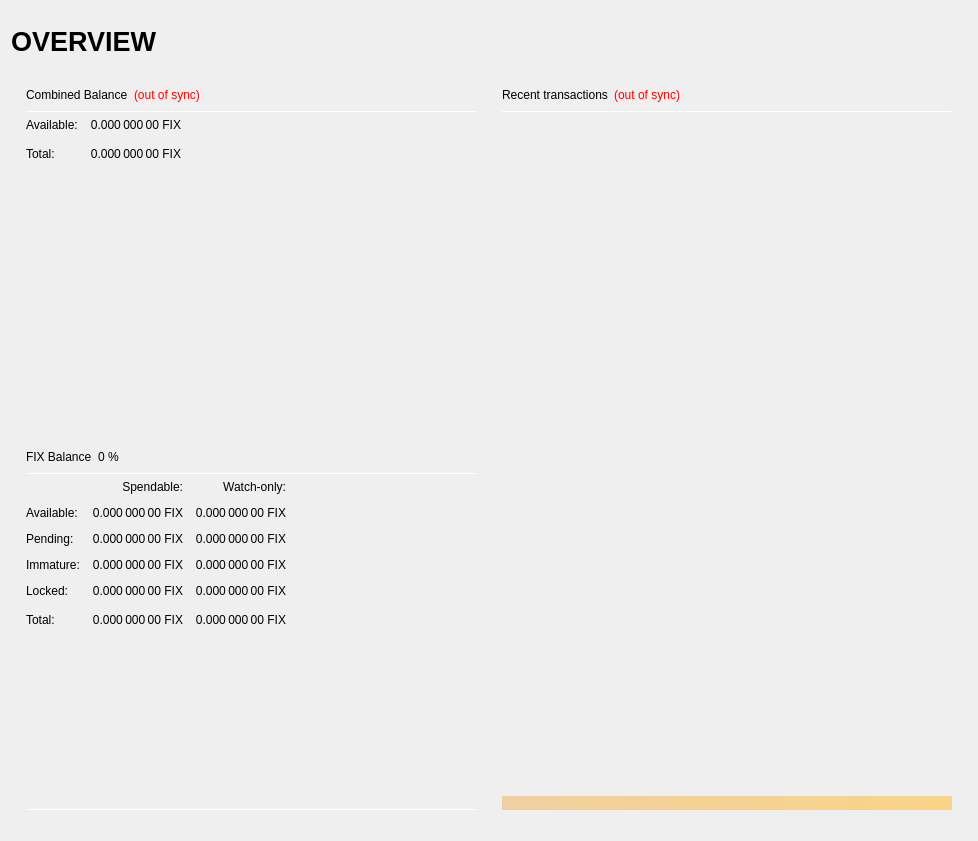
<?xml version="1.0" encoding="UTF-8"?>
<ui version="4.0">
 <class>OverviewPage</class>
 <widget class="QWidget" name="OverviewPage">
  <property name="geometry">
   <rect>
    <x>0</x>
    <y>0</y>
    <width>978</width>
    <height>841</height>
   </rect>
  </property>
  <property name="windowTitle">
   <string>Form</string>
  </property>
  <layout class="QVBoxLayout" name="topLayout" stretch="0">
   <item>
    <widget class="QFrame" name="frame_BG">
     <property name="minimumSize">
      <size>
       <width>850</width>
       <height>610</height>
      </size>
     </property>
     <property name="maximumSize">
      <size>
       <width>16777215</width>
       <height>16777215</height>
      </size>
     </property>
     <layout class="QVBoxLayout" name="verticalLayout_3" stretch="0">
      <property name="leftMargin">
       <number>0</number>
      </property>
      <property name="topMargin">
       <number>0</number>
      </property>
      <property name="rightMargin">
       <number>0</number>
      </property>
      <property name="bottomMargin">
       <number>6</number>
      </property>
      <item>
       <layout class="QVBoxLayout" name="verticalLayout_Master" stretch="0,1">
        <property name="spacing">
         <number>0</number>
        </property>
        <item>
         <widget class="QFrame" name="frame_Header">
          <layout class="QVBoxLayout" name="verticalLayout_Header" stretch="0">
           <property name="leftMargin">
            <number>0</number>
           </property>
           <property name="topMargin">
            <number>0</number>
           </property>
           <property name="rightMargin">
            <number>0</number>
           </property>
           <property name="bottomMargin">
            <number>0</number>
           </property>
           <item>
            <layout class="QHBoxLayout" name="horizontalLayout_Header" stretch="1,0,1">
             <property name="spacing">
              <number>6</number>
             </property>
             <item>
              <widget class="QLabel" name="labelOverviewHeaderLeft">
               <property name="minimumSize">
                <size>
                 <width>464</width>
                 <height>60</height>
                </size>
               </property>
               <property name="maximumSize">
                <size>
                 <width>16777215</width>
                 <height>60</height>
                </size>
               </property>
               <property name="font">
                <font>
                 <pointsize>20</pointsize>
                 <weight>75</weight>
                 <bold>true</bold>
                </font>
               </property>
               <property name="text">
                <string>OVERVIEW</string>
               </property>
               <property name="alignment">
                <set>Qt::AlignLeading|Qt::AlignLeft|Qt::AlignVCenter</set>
               </property>
               <property name="margin">
                <number>5</number>
               </property>
              </widget>
             </item>
             <item>
              <spacer name="horizontalSpacer_Header">
               <property name="orientation">
                <enum>Qt::Horizontal</enum>
               </property>
               <property name="sizeHint" stdset="0">
                <size>
                 <width>40</width>
                 <height>20</height>
                </size>
               </property>
              </spacer>
             </item>
             <item>
              <widget class="QLabel" name="labelOverviewHeaderRight">
               <property name="minimumSize">
                <size>
                 <width>464</width>
                 <height>60</height>
                </size>
               </property>
               <property name="maximumSize">
                <size>
                 <width>16777215</width>
                 <height>60</height>
                </size>
               </property>
               <property name="font">
                <font>
                 <pointsize>14</pointsize>
                </font>
               </property>
               <property name="text">
                <string/>
               </property>
               <property name="alignment">
                <set>Qt::AlignRight|Qt::AlignTrailing|Qt::AlignVCenter</set>
               </property>
              </widget>
             </item>
            </layout>
           </item>
          </layout>
         </widget>
        </item>
        <item>
         <widget class="QFrame" name="frame_Content">
          <layout class="QVBoxLayout" name="verticalLayout_Content">
           <property name="leftMargin">
            <number>6</number>
           </property>
           <property name="topMargin">
            <number>5</number>
           </property>
           <property name="rightMargin">
            <number>6</number>
           </property>
           <property name="bottomMargin">
            <number>5</number>
           </property>
           <item>
            <layout class="QHBoxLayout" name="horizontalLayout_Content" stretch="1,1">
             <property name="spacing">
              <number>6</number>
             </property>
             <item>
              <layout class="QVBoxLayout" name="verticalLayout_left" stretch="1">
               <item>
                <widget class="QFrame" name="frameObfuscation">
                 <property name="minimumSize">
                  <size>
                   <width>0</width>
                   <height>0</height>
                  </size>
                 </property>
                 <layout class="QVBoxLayout" name="verticalLayout" stretch="0,0,0">
                  <property name="leftMargin">
                   <number>0</number>
                  </property>
                  <property name="topMargin">
                   <number>0</number>
                  </property>
                  <property name="rightMargin">
                   <number>0</number>
                  </property>
                  <property name="bottomMargin">
                   <number>0</number>
                  </property>
                  <item>
                   <widget class="QFrame" name="frame_CombinedBalances">
                    <property name="minimumSize">
                     <size>
                      <width>470</width>
                      <height>0</height>
                     </size>
                    </property>
                    <layout class="QVBoxLayout" name="verticalLayout_5">
                     <item>
                      <layout class="QHBoxLayout" name="horizontalLayout_5" stretch="0,0,0">
                       <item>
                        <widget class="QLabel" name="label_5z">
                         <property name="minimumSize">
                          <size>
                           <width>0</width>
                           <height>20</height>
                          </size>
                         </property>
                         <property name="font">
                          <font>
                           <weight>50</weight>
                           <italic>false</italic>
                           <bold>false</bold>
                          </font>
                         </property>
                         <property name="toolTip">
                          <string>Combined Balance (including unconfirmed and immature coins)</string>
                         </property>
                         <property name="text">
                          <string>Combined Balance</string>
                         </property>
                        </widget>
                       </item>
                       <item>
                        <widget class="QLabel" name="labelWalletStatus">
                         <property name="cursor">
                          <cursorShape>WhatsThisCursor</cursorShape>
                         </property>
                         <property name="toolTip">
                          <string>The displayed information may be out of date. Your wallet automatically synchronizes with the FIX network after a connection is established, but this process has not completed yet.</string>
                         </property>
                         <property name="styleSheet">
                          <string notr="true">QLabel { color: red; }</string>
                         </property>
                         <property name="text">
                          <string notr="true">(out of sync)</string>
                         </property>
                         <property name="alignment">
                          <set>Qt::AlignLeading|Qt::AlignLeft|Qt::AlignVCenter</set>
                         </property>
                        </widget>
                       </item>
                       <item>
                        <spacer name="horizontalSpacer_1">
                         <property name="orientation">
                          <enum>Qt::Horizontal</enum>
                         </property>
                         <property name="sizeHint" stdset="0">
                          <size>
                           <width>40</width>
                           <height>20</height>
                          </size>
                         </property>
                        </spacer>
                       </item>
                      </layout>
                     </item>
                     <item>
                      <widget class="Line" name="line_CombinedBalance">
                       <property name="minimumSize">
                        <size>
                         <width>0</width>
                         <height>1</height>
                        </size>
                       </property>
                       <property name="maximumSize">
                        <size>
                         <width>16777215</width>
                         <height>1</height>
                        </size>
                       </property>
                       <property name="orientation">
                        <enum>Qt::Horizontal</enum>
                       </property>
                      </widget>
                     </item>
                     <item>
                      <layout class="QGridLayout" name="gridLayout_3">
                       <property name="spacing">
                        <number>12</number>
                       </property>
                       <item row="1" column="0">
                        <widget class="QLabel" name="labelBalanceTextz">
                         <property name="text">
                          <string>Available:</string>
                         </property>
                        </widget>
                       </item>
                       <item row="1" column="1">
                        <widget class="QLabel" name="labelBalancez">
                         <property name="font">
                          <font>
                           <weight>50</weight>
                           <italic>false</italic>
                           <bold>false</bold>
                          </font>
                         </property>
                         <property name="cursor">
                          <cursorShape>IBeamCursor</cursorShape>
                         </property>
                         <property name="toolTip">
                          <string>Your current spendable balance</string>
                         </property>
                         <property name="text">
                          <string notr="true">0.000 000 00 FIX</string>
                         </property>
                         <property name="alignment">
                          <set>Qt::AlignRight|Qt::AlignTrailing|Qt::AlignVCenter</set>
                         </property>
                         <property name="textInteractionFlags">
                          <set>Qt::LinksAccessibleByMouse|Qt::TextSelectableByKeyboard|Qt::TextSelectableByMouse</set>
                         </property>
                        </widget>
                       </item>
                       <item row="2" column="0">
                        <widget class="QLabel" name="labelTotalTextz">
                         <property name="text">
                          <string>Total:</string>
                         </property>
                        </widget>
                       </item>
                       <item row="2" column="1">
                        <widget class="QLabel" name="labelTotalz">
                         <property name="font">
                          <font>
                           <weight>50</weight>
                           <italic>false</italic>
                           <bold>false</bold>
                          </font>
                         </property>
                         <property name="cursor">
                          <cursorShape>IBeamCursor</cursorShape>
                         </property>
                         <property name="toolTip">
                          <string>Total Balance, including all unavailable coins.</string>
                         </property>
                         <property name="text">
                          <string notr="true">0.000 000 00 FIX</string>
                         </property>
                         <property name="alignment">
                          <set>Qt::AlignRight|Qt::AlignTrailing|Qt::AlignVCenter</set>
                         </property>
                         <property name="textInteractionFlags">
                          <set>Qt::LinksAccessibleByMouse|Qt::TextSelectableByKeyboard|Qt::TextSelectableByMouse</set>
                         </property>
                        </widget>
                       </item>
                       <item row="2" column="3">
                        <spacer name="horizontalSpacer_2">
                         <property name="orientation">
                          <enum>Qt::Horizontal</enum>
                         </property>
                         <property name="sizeHint" stdset="0">
                          <size>
                           <width>40</width>
                           <height>20</height>
                          </size>
                         </property>
                        </spacer>
                       </item>
                      </layout>
                     </item>
                     <item>
                      <spacer name="verticalSpacer_1">
                       <property name="orientation">
                        <enum>Qt::Vertical</enum>
                       </property>
                       <property name="sizeHint" stdset="0">
                        <size>
                         <width>20</width>
                         <height>40</height>
                        </size>
                       </property>
                      </spacer>
                     </item>
                    </layout>
                   </widget>
                  </item>
                  <item>
                   <widget class="QFrame" name="frame_Balances">
                    <layout class="QVBoxLayout" name="verticalLayout_4">
                     <item>
                      <layout class="QHBoxLayout" name="horizontalLayout_4">
                       <item>
                        <widget class="QLabel" name="label_5">
                         <property name="minimumSize">
                          <size>
                           <width>0</width>
                           <height>20</height>
                          </size>
                         </property>
                         <property name="font">
                          <font>
                           <weight>50</weight>
                           <italic>false</italic>
                           <bold>false</bold>
                          </font>
                         </property>
                         <property name="text">
                          <string>FIX Balance</string>
                         </property>
                        </widget>
                       </item>
                       <item>
                        <widget class="QLabel" name="labelFIXPercent">
                         <property name="text">
                          <string notr="true">0 %</string>
                         </property>
                        </widget>
                       </item>
                       <item>
                        <spacer name="horizontalSpacer_3">
                         <property name="orientation">
                          <enum>Qt::Horizontal</enum>
                         </property>
                         <property name="sizeHint" stdset="0">
                          <size>
                           <width>40</width>
                           <height>20</height>
                          </size>
                         </property>
                        </spacer>
                       </item>
                      </layout>
                     </item>
                     <item>
                      <widget class="Line" name="line_Balance">
                       <property name="minimumSize">
                        <size>
                         <width>0</width>
                         <height>1</height>
                        </size>
                       </property>
                       <property name="maximumSize">
                        <size>
                         <width>16777215</width>
                         <height>1</height>
                        </size>
                       </property>
                       <property name="orientation">
                        <enum>Qt::Horizontal</enum>
                       </property>
                      </widget>
                     </item>
                     <item>
                      <layout class="QGridLayout" name="gridLayout">
                       <property name="spacing">
                        <number>12</number>
                       </property>
                       <item row="0" column="1">
                        <widget class="QLabel" name="labelSpendable">
                         <property name="text">
                          <string>Spendable:</string>
                         </property>
                         <property name="alignment">
                          <set>Qt::AlignRight|Qt::AlignTrailing|Qt::AlignVCenter</set>
                         </property>
                        </widget>
                       </item>
                       <item row="0" column="2">
                        <widget class="QLabel" name="labelWatchonly">
                         <property name="text">
                          <string>Watch-only:</string>
                         </property>
                         <property name="alignment">
                          <set>Qt::AlignRight|Qt::AlignTrailing|Qt::AlignVCenter</set>
                         </property>
                        </widget>
                       </item>
                       <item row="1" column="0">
                        <widget class="QLabel" name="labelBalanceText">
                         <property name="text">
                          <string>Available:</string>
                         </property>
                        </widget>
                       </item>
                       <item row="1" column="1">
                        <widget class="QLabel" name="labelBalance">
                         <property name="font">
                          <font>
                           <weight>50</weight>
                           <italic>false</italic>
                           <bold>false</bold>
                          </font>
                         </property>
                         <property name="cursor">
                          <cursorShape>IBeamCursor</cursorShape>
                         </property>
                         <property name="toolTip">
                          <string>Your current spendable balance</string>
                         </property>
                         <property name="text">
                          <string notr="true">0.000 000 00 FIX</string>
                         </property>
                         <property name="alignment">
                          <set>Qt::AlignRight|Qt::AlignTrailing|Qt::AlignVCenter</set>
                         </property>
                         <property name="textInteractionFlags">
                          <set>Qt::LinksAccessibleByMouse|Qt::TextSelectableByKeyboard|Qt::TextSelectableByMouse</set>
                         </property>
                        </widget>
                       </item>
                       <item row="1" column="2">
                        <widget class="QLabel" name="labelWatchAvailable">
                         <property name="font">
                          <font>
                           <weight>50</weight>
                           <italic>false</italic>
                           <bold>false</bold>
                          </font>
                         </property>
                         <property name="cursor">
                          <cursorShape>IBeamCursor</cursorShape>
                         </property>
                         <property name="toolTip">
                          <string>Your current balance in watch-only addresses</string>
                         </property>
                         <property name="text">
                          <string notr="true">0.000 000 00 FIX</string>
                         </property>
                         <property name="alignment">
                          <set>Qt::AlignRight|Qt::AlignTrailing|Qt::AlignVCenter</set>
                         </property>
                         <property name="textInteractionFlags">
                          <set>Qt::LinksAccessibleByMouse|Qt::TextSelectableByKeyboard|Qt::TextSelectableByMouse</set>
                         </property>
                        </widget>
                       </item>
                       <item row="2" column="0">
                        <widget class="QLabel" name="labelPendingText">
                         <property name="text">
                          <string>Pending:</string>
                         </property>
                        </widget>
                       </item>
                       <item row="2" column="1">
                        <widget class="QLabel" name="labelUnconfirmed">
                         <property name="font">
                          <font>
                           <weight>50</weight>
                           <italic>false</italic>
                           <bold>false</bold>
                          </font>
                         </property>
                         <property name="cursor">
                          <cursorShape>IBeamCursor</cursorShape>
                         </property>
                         <property name="toolTip">
                          <string>Total of transactions that have yet to be confirmed, and do not yet count toward the spendable balance</string>
                         </property>
                         <property name="text">
                          <string notr="true">0.000 000 00 FIX</string>
                         </property>
                         <property name="alignment">
                          <set>Qt::AlignRight|Qt::AlignTrailing|Qt::AlignVCenter</set>
                         </property>
                         <property name="textInteractionFlags">
                          <set>Qt::LinksAccessibleByMouse|Qt::TextSelectableByKeyboard|Qt::TextSelectableByMouse</set>
                         </property>
                        </widget>
                       </item>
                       <item row="2" column="2">
                        <widget class="QLabel" name="labelWatchPending">
                         <property name="font">
                          <font>
                           <weight>50</weight>
                           <italic>false</italic>
                           <bold>false</bold>
                          </font>
                         </property>
                         <property name="cursor">
                          <cursorShape>IBeamCursor</cursorShape>
                         </property>
                         <property name="toolTip">
                          <string>Unconfirmed transactions to watch-only addresses</string>
                         </property>
                         <property name="text">
                          <string notr="true">0.000 000 00 FIX</string>
                         </property>
                         <property name="alignment">
                          <set>Qt::AlignRight|Qt::AlignTrailing|Qt::AlignVCenter</set>
                         </property>
                         <property name="textInteractionFlags">
                          <set>Qt::LinksAccessibleByMouse|Qt::TextSelectableByKeyboard|Qt::TextSelectableByMouse</set>
                         </property>
                        </widget>
                       </item>
                       <item row="3" column="0">
                        <widget class="QLabel" name="labelImmatureText">
                         <property name="text">
                          <string>Immature:</string>
                         </property>
                        </widget>
                       </item>
                       <item row="3" column="1">
                        <widget class="QLabel" name="labelImmature">
                         <property name="font">
                          <font>
                           <weight>50</weight>
                           <italic>false</italic>
                           <bold>false</bold>
                          </font>
                         </property>
                         <property name="cursor">
                          <cursorShape>IBeamCursor</cursorShape>
                         </property>
                         <property name="toolTip">
                          <string>Staked or masternode rewards that has not yet matured</string>
                         </property>
                         <property name="text">
                          <string notr="true">0.000 000 00 FIX</string>
                         </property>
                         <property name="alignment">
                          <set>Qt::AlignRight|Qt::AlignTrailing|Qt::AlignVCenter</set>
                         </property>
                         <property name="textInteractionFlags">
                          <set>Qt::LinksAccessibleByMouse|Qt::TextSelectableByKeyboard|Qt::TextSelectableByMouse</set>
                         </property>
                        </widget>
                       </item>
                       <item row="3" column="2">
                        <widget class="QLabel" name="labelWatchImmature">
                         <property name="font">
                          <font>
                           <weight>50</weight>
                           <italic>false</italic>
                           <bold>false</bold>
                          </font>
                         </property>
                         <property name="cursor">
                          <cursorShape>IBeamCursor</cursorShape>
                         </property>
                         <property name="toolTip">
                          <string>Staked or masternode rewards in watch-only addresses that has not yet matured</string>
                         </property>
                         <property name="text">
                          <string notr="true">0.000 000 00 FIX</string>
                         </property>
                         <property name="alignment">
                          <set>Qt::AlignRight|Qt::AlignTrailing|Qt::AlignVCenter</set>
                         </property>
                         <property name="textInteractionFlags">
                          <set>Qt::LinksAccessibleByMouse|Qt::TextSelectableByKeyboard|Qt::TextSelectableByMouse</set>
                         </property>
                        </widget>
                       </item>
                       <item row="4" column="0">
                        <widget class="QLabel" name="labelLockedBalanceText">
                         <property name="toolTip">
                          <string>Locked FIX or Masternode collaterals. These are excluded from zFIX minting.</string>
                         </property>
                         <property name="text">
                          <string>Locked:</string>
                         </property>
                        </widget>
                       </item>
                       <item row="4" column="1">
                        <widget class="QLabel" name="labelLockedBalance">
                         <property name="font">
                          <font>
                           <weight>50</weight>
                           <italic>false</italic>
                           <bold>false</bold>
                          </font>
                         </property>
                         <property name="cursor">
                          <cursorShape>IBeamCursor</cursorShape>
                         </property>
                         <property name="toolTip">
                          <string>Locked FIX or Masternode collaterals. These are excluded from zFIX minting.</string>
                         </property>
                         <property name="text">
                          <string notr="true">0.000 000 00 FIX</string>
                         </property>
                         <property name="alignment">
                          <set>Qt::AlignRight|Qt::AlignTrailing|Qt::AlignVCenter</set>
                         </property>
                         <property name="textInteractionFlags">
                          <set>Qt::LinksAccessibleByMouse|Qt::TextSelectableByKeyboard|Qt::TextSelectableByMouse</set>
                         </property>
                        </widget>
                       </item>
                       <item row="4" column="2">
                        <widget class="QLabel" name="labelWatchLocked">
                         <property name="font">
                          <font>
                           <weight>50</weight>
                           <italic>false</italic>
                           <bold>false</bold>
                          </font>
                         </property>
                         <property name="cursor">
                          <cursorShape>IBeamCursor</cursorShape>
                         </property>
                         <property name="toolTip">
                          <string>Current locked balance in watch-only addresses</string>
                         </property>
                         <property name="text">
                          <string notr="true">0.000 000 00 FIX</string>
                         </property>
                         <property name="alignment">
                          <set>Qt::AlignRight|Qt::AlignTrailing|Qt::AlignVCenter</set>
                         </property>
                         <property name="textInteractionFlags">
                          <set>Qt::LinksAccessibleByMouse|Qt::TextSelectableByKeyboard|Qt::TextSelectableByMouse</set>
                         </property>
                        </widget>
                       </item>
                       <item row="5" column="0">
                        <widget class="QLabel" name="labelTotalText">
                         <property name="toolTip">
                          <string>Your current FIX balance, unconfirmed and immature transactions included</string>
                         </property>
                         <property name="text">
                          <string>Total:</string>
                         </property>
                        </widget>
                       </item>
                       <item row="5" column="1">
                        <widget class="QLabel" name="labelTotal">
                         <property name="font">
                          <font>
                           <weight>50</weight>
                           <italic>false</italic>
                           <bold>false</bold>
                          </font>
                         </property>
                         <property name="cursor">
                          <cursorShape>IBeamCursor</cursorShape>
                         </property>
                         <property name="toolTip">
                          <string>Your current FIX balance, unconfirmed and immature transactions included</string>
                         </property>
                         <property name="text">
                          <string notr="true">0.000 000 00 FIX</string>
                         </property>
                         <property name="alignment">
                          <set>Qt::AlignRight|Qt::AlignTrailing|Qt::AlignVCenter</set>
                         </property>
                         <property name="textInteractionFlags">
                          <set>Qt::LinksAccessibleByMouse|Qt::TextSelectableByKeyboard|Qt::TextSelectableByMouse</set>
                         </property>
                        </widget>
                       </item>
                       <item row="5" column="2">
                        <widget class="QLabel" name="labelWatchTotal">
                         <property name="font">
                          <font>
                           <weight>50</weight>
                           <italic>false</italic>
                           <bold>false</bold>
                          </font>
                         </property>
                         <property name="cursor">
                          <cursorShape>IBeamCursor</cursorShape>
                         </property>
                         <property name="toolTip">
                          <string>Current total balance in watch-only addresses</string>
                         </property>
                         <property name="text">
                          <string notr="true">0.000 000 00 FIX</string>
                         </property>
                         <property name="alignment">
                          <set>Qt::AlignRight|Qt::AlignTrailing|Qt::AlignVCenter</set>
                         </property>
                         <property name="textInteractionFlags">
                          <set>Qt::LinksAccessibleByMouse|Qt::TextSelectableByKeyboard|Qt::TextSelectableByMouse</set>
                         </property>
                        </widget>
                       </item>
                       <item row="5" column="3">
                        <spacer name="horizontalSpacer_9">
                         <property name="orientation">
                          <enum>Qt::Horizontal</enum>
                         </property>
                         <property name="sizeHint" stdset="0">
                          <size>
                           <width>40</width>
                           <height>20</height>
                          </size>
                         </property>
                        </spacer>
                       </item>
                      </layout>
                     </item>
                     <item>
                      <spacer name="verticalSpacer_3">
                       <property name="orientation">
                        <enum>Qt::Vertical</enum>
                       </property>
                       <property name="sizeHint" stdset="0">
                        <size>
                         <width>20</width>
                         <height>40</height>
                        </size>
                       </property>
                      </spacer>
                     </item>
                    </layout>
                   </widget>
                  </item>
                  <item>
                   <widget class="QFrame" name="frame_ZerocoinBalances">
                    <layout class="QVBoxLayout" name="verticalLayout_7">
                     <item>
                      <widget class="Line" name="line_ZerocoinBalance">
                       <property name="minimumSize">
                        <size>
                         <width>0</width>
                         <height>1</height>
                        </size>
                       </property>
                       <property name="maximumSize">
                        <size>
                         <width>16777215</width>
                         <height>1</height>
                        </size>
                       </property>
                       <property name="orientation">
                        <enum>Qt::Horizontal</enum>
                       </property>
		       <property name="visible">
  			 <bool>false</bool>
		       </property>
                      </widget>
                     </item>
                    </layout>
                   </widget>
                  </item>
                 </layout>
                </widget>
               </item>
              </layout>
             </item>
             <item>
              <layout class="QVBoxLayout" name="verticalLayout_right" stretch="1">
               <item>
                <widget class="QFrame" name="frame_RecentTransactions">
                 <property name="minimumSize">
                  <size>
                   <width>0</width>
                   <height>0</height>
                  </size>
                 </property>
                 <layout class="QVBoxLayout" name="verticalLayout_1">
                  <item>
                   <layout class="QHBoxLayout" name="horizontalLayout_2">
                    <item>
                     <widget class="QLabel" name="label_4">
                      <property name="minimumSize">
                       <size>
                        <width>0</width>
                        <height>20</height>
                       </size>
                      </property>
                      <property name="font">
                       <font>
                        <weight>50</weight>
                        <italic>false</italic>
                        <bold>false</bold>
                       </font>
                      </property>
                      <property name="text">
                       <string>Recent transactions</string>
                      </property>
                     </widget>
                    </item>
                    <item>
                     <widget class="QLabel" name="labelTransactionsStatus">
                      <property name="cursor">
                       <cursorShape>WhatsThisCursor</cursorShape>
                      </property>
                      <property name="toolTip">
                       <string>The displayed information may be out of date. Your wallet automatically synchronizes with the FIX network after a connection is established, but this process has not completed yet.</string>
                      </property>
                      <property name="styleSheet">
                       <string notr="true">QLabel { color: red; }</string>
                      </property>
                      <property name="text">
                       <string notr="true">(out of sync)</string>
                      </property>
                      <property name="alignment">
                       <set>Qt::AlignRight|Qt::AlignTrailing|Qt::AlignVCenter</set>
                      </property>
                     </widget>
                    </item>
                    <item>
                     <spacer name="horizontalSpacer">
                      <property name="orientation">
                       <enum>Qt::Horizontal</enum>
                      </property>
                      <property name="sizeHint" stdset="0">
                       <size>
                        <width>40</width>
                        <height>20</height>
                       </size>
                      </property>
                     </spacer>
                    </item>
                   </layout>
                  </item>
                  <item>
                   <widget class="Line" name="line">
                    <property name="minimumSize">
                     <size>
                      <width>0</width>
                      <height>1</height>
                     </size>
                    </property>
                    <property name="maximumSize">
                     <size>
                      <width>16777215</width>
                      <height>1</height>
                     </size>
                    </property>
                    <property name="orientation">
                     <enum>Qt::Horizontal</enum>
                    </property>
                   </widget>
                  </item>
                  <item>
                   <widget class="QListView" name="listTransactions">
                    <property name="minimumSize">
                     <size>
                      <width>0</width>
                      <height>0</height>
                     </size>
                    </property>
                    <property name="styleSheet">
                     <string notr="true">QListView { background: transparent; }</string>
                    </property>
                    <property name="frameShape">
                     <enum>QFrame::NoFrame</enum>
                    </property>
                    <property name="verticalScrollBarPolicy">
                     <enum>Qt::ScrollBarAlwaysOff</enum>
                    </property>
                    <property name="horizontalScrollBarPolicy">
                     <enum>Qt::ScrollBarAlwaysOff</enum>
                    </property>
                    <property name="selectionMode">
                     <enum>QAbstractItemView::NoSelection</enum>
                    </property>
                   </widget>
                  </item>
                  <item>
                   <spacer name="verticalSpacer_2">
                    <property name="orientation">
                     <enum>Qt::Vertical</enum>
                    </property>
                    <property name="sizeType">
                     <enum>QSizePolicy::Expanding</enum>
                    </property>
                    <property name="sizeHint" stdset="0">
                     <size>
                      <width>20</width>
                      <height>40</height>
                     </size>
                    </property>
                   </spacer>
                  </item>
                  <item>
                   <widget class="QLabel" name="labelAlerts">
                    <property name="maximumSize">
                     <size>
                      <width>16777215</width>
                      <height>16777215</height>
                     </size>
                    </property>
                    <property name="styleSheet">
                     <string notr="true">background-color: qlineargradient(x1: 0, y1: 0, x2: 1, y2: 0, stop:0 #F0D0A0, stop:1 #F8D488); color:#000000;</string>
                    </property>
                    <property name="text">
                     <string/>
                    </property>
                    <property name="wordWrap">
                     <bool>true</bool>
                    </property>
                    <property name="margin">
                     <number>3</number>
                    </property>
                   </widget>
                  </item>
                 </layout>
                </widget>
               </item>
              </layout>
             </item>
            </layout>
           </item>
          </layout>
         </widget>
        </item>
       </layout>
      </item>
     </layout>
    </widget>
   </item>
  </layout>
 </widget>
 <resources/>
 <connections/>
</ui>
